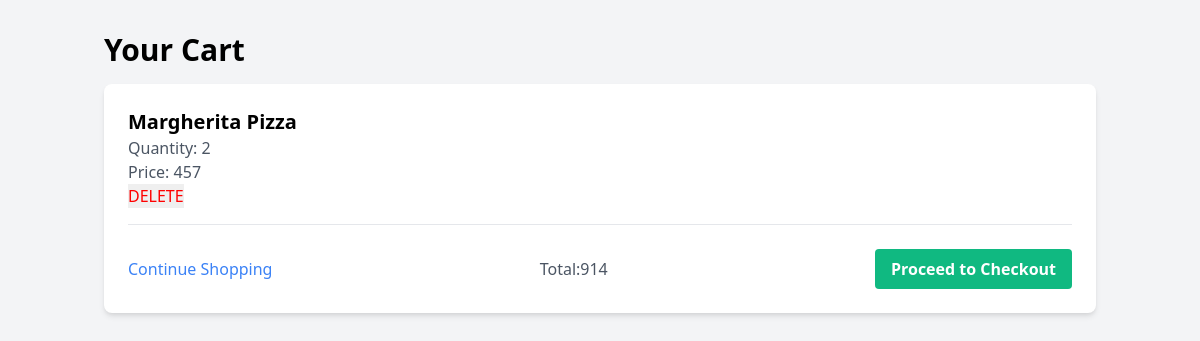
/cart (signed in), run on an earlier commit of the app's database.
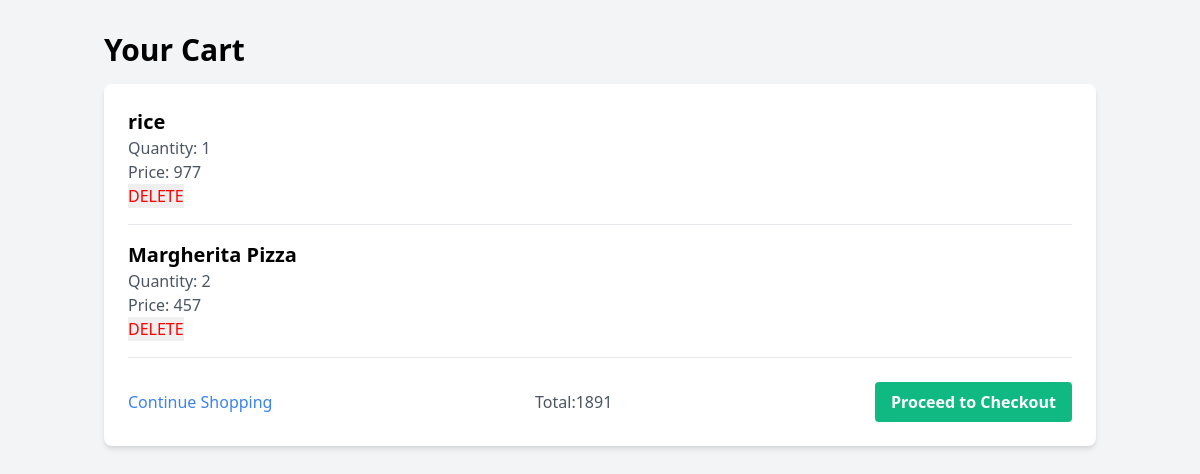
And on a later commit of the database.
### app/models.py (models this page shows, shortened)
class Cart_Items(db.Model):
    id:so.Mapped[int] = so.mapped_column(primary_key=True)
    name: so.Mapped[str]=so.mapped_column(sa.String(128))
    quantity: so.Mapped[int] = so.mapped_column()
    price:so.Mapped[int]=so.mapped_column()
    description: so.Mapped[str] = so.mapped_column(sa.String(256))
    user_id = db.Column(db.Integer, db.ForeignKey('user.id'))
    author:so.Mapped[User] = so.relationship(back_populates='cart_items')

### app/routes.py (the view)
@app.route('/cart',methods=['POST','GET'])
@login_required
def cart():
    query1 = sa.select(Products).order_by(Products.id.desc())
    products = db.session.scalars(query1).all()
    total=0
    if request.method == "POST":
        productname = request.form['productname']
        quantity =request.form['quantity']
        description = request.form['special_instructions']
        for p in products:
            if productname == p.name:
                newp= Cart_Items(name=p.name,quantity=int(quantity),price=int(p.price),description=description,author=current_user)
                newcarted = Carted(username=current_user.username,carted_pname=p.name)
                db.session.add(newcarted)
                db.session.add(newp)
                db.session.commit()
                query = sa.select(Cart_Items).where(Cart_Items.user_id == current_user.id)
                my_items = db.session.scalars(query).all()
                for item in my_items:
                    total=total+(item.price*item.quantity)
                return render_template('cart.html',cart_items=my_items,total=total)
    else:
        query = sa.select(Cart_Items).where(Cart_Items.user_id == current_user.id).order_by(Cart_Items.id.desc())
        my_items = db.session.scalars(query).all()
        for item in my_items:
            total=total+(item.price*item.quantity)
        return render_template('cart.html',cart_items=my_items,total=total)

### app/routes.py (called while the page is built)
@login.user_loader
def load_user(id):
    return db.session.get(User,int(id))

### app/templates/cart.html (shortened to what this page needs)
<!DOCTYPE html>
<html lang="en">
<head>
    <link href="https://cdn.jsdelivr.net/npm/tailwindcss@2.2.19/dist/tailwind.min.css" rel="stylesheet">
</head>
<body class="bg-gray-100">
    <div class="container mx-auto px-4 py-8">
        <h1 class="text-3xl font-bold mb-4">Your Cart</h1>
        {% if cart_items %}
            <div class="bg-white shadow-md rounded-lg p-6">
                {% for item in cart_items %}
                    <div class="mb-4 pb-4 border-b">
                        <h3 class="text-xl font-bold">{{ item.name}}</h3>
                        <p class="text-gray-600">Quantity: {{ item.quantity }}</p>
                        <p class="text-gray-600">Price: {{ item.price }}</p>
                        <form method='post' action='/delete'>
                            <input type='submit' value='DELETE' style="color:red">
                        </form>
                    </div>
                {% endfor %}
                <div class="mt-6 flex justify-between items-center">
                    <a href="{{ url_for('index') }}" class="text-blue-500 hover:text-blue-700">Continue Shopping</a>
                    <p class="text-gray-600">Total:{{ total }}</p>
                    <a href="{{url_for('payment')}}" class="bg-green-500 hover:bg-green-700 text-white font-bold py-2 px-4 rounded">
                        Proceed to Checkout
                    </a>
                </div>
            </div>
        {% else %}
            <p class="text-xl">Your cart is empty.</p>
            <a href="{{ url_for('index') }}" class="mt-4 inline-block text-blue-500 hover:text-blue-700">Back to Menu</a>
        {% endif %}
    </div>
</body>
</html>

What changed in the data, as far as the page shows it:
added Cart_Items: name "rice", quantity "1", price "977"
Also different on the page:
{{ total }}: "914" → "1891"
